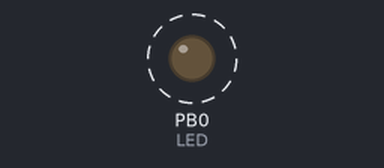
The program below on a simulated ATmega328P, built with avr-gcc and emulated at 1 MHz. Shown: output pins drawn as LEDs (lit = HIGH). Dashed ring = blinking.

Above: at 0.02 s.
Timing chart, 0 to 3.0 s (numbered marks = the images above):
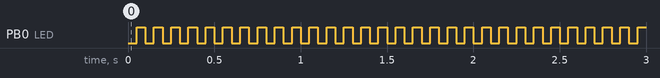

Measured:
- by itself, PB0 (LED): alternates HIGH for 0.05 s and LOW for 0.05 s

The program:

main.c
```c
/*
 * TimerLearning328p.c
 *
 * Created: 06-Nov-17 1:20:35 PM
 * Author : Tamim
 */
#include <avr/interrupt.h>
#define F_CPU 1000000UL
#include <avr/io.h>


int main(void)
{
   DDRB |= (1 << 0); // Set LED as output
   TCCR1B |= (1 << CS10 ); // Set up timer
    for (;;)
    {
	    // Check timer value in if statement , true when count matches 1/20 of a second
	    if ( TCNT1 >= 49999)
	    {
		    PORTB ^= (1 << 0); // Toggle the LED
		    TCNT1 = 0; // Reset timer value
	    }
    }
}
```
